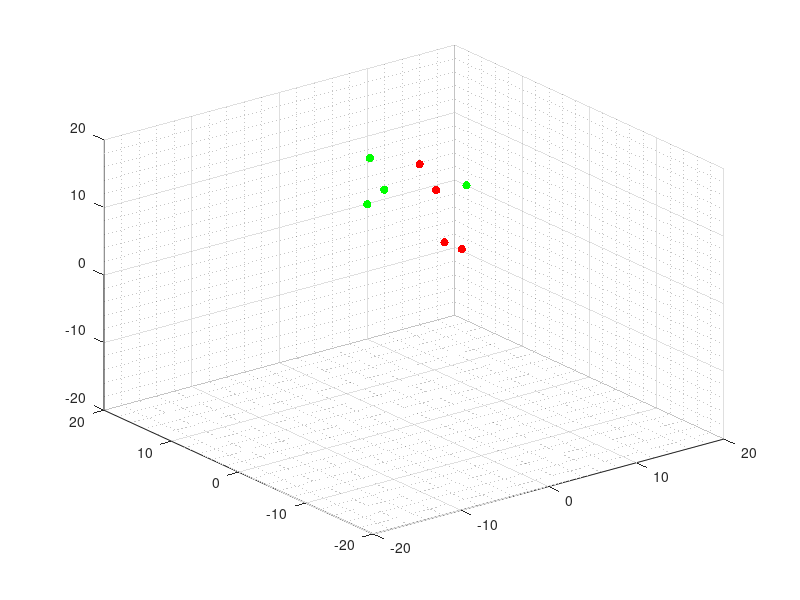

The MATLAB source for this figure: (Note: this script raises an error after producing the figure.)
% =========================================================================
% SIMULACIÓN DEL PROBLEMA DE RENDEZVOUS EN 3D
% =========================================================================
% Autor: Kenneth Andree Aldana Corado
% Última modificación: 08/09/2022
% Basado en: "Simulación de control de formación sin modificaciones"
% de Andrea Maybell Peña Echeverría
% (MODELO 0)
% =========================================================================
% El siguiente script implementa la simulación de la ecuación 
% de consenso para el caso del consenso en un punto.
% =========================================================================

%% Inicialización del mundo
gridsize = 20;
initsize = 15;
N = 8;
dt = 0.01;
T = 20;

% Inicialización de la posición de los agentes
X = initsize*rand(3,N);
Xi = X;

% Inicialización de la velocidad de los agentes
V = zeros(3,N);

%% Grafico de posición inicial de los agentes
%  Se utiliza distinción de color por agentes
%    Rojo:    agente 1
%    Verde:   agente 2
%    Azul:    agente 3
%    Negro:   agente 4
color = [255 0 0;
         255 0 0;
         255 0 0;
         255 0 0;
         0 255 0;
         0 255 0;
         0 255 0;
         0 255 0];    
agents = scatter3(X(1,:),X(2,:),X(3,:),[],color,'filled');
grid minor;
xlim([-gridsize, gridsize]);
ylim([-gridsize, gridsize]);
zlim([-gridsize, gridsize]);

%% Selección matriz y parámetros del sistema
d = MatrizF(2);    % matriz de formación
r = 5;               % radio agentes
R = 20;              % rango sensor
VelMax = 10;         % velocidad máxima

%% Inicialización de simulación
t = 0;
ciclos = 1;
historico = zeros(100*T,N);
hX = zeros(100*T,N);
hY = zeros(100*T,N);
hZ = zeros(100*T,N);
cambio = 0;

while(t < T)
    for i = 1:N
        E = 0;
        for j = 1:N
            dist = X(:,i)- X(:,j); % vector xi - xj
            mdist = norm(dist);    % norma euclidiana vector xi - xj
            dij = d(i,j);        % distancia deseada entre agentes i y j
            
            % Peso añadido a la ecuación de consenso
            if(mdist == 0)
                w = 0;
            else
                w = (mdist - dij)/mdist;
%                 switch cambio
%                     case 0              % inicio: acercar a los agentes sin chocar
%                         w = (mdist - (2*(r + 0.5)))/(mdist - (r + 0.5))^2;
%                     case {1,2}
%                         if (dij == 0)   % si no hay arista, se usa función "plana" como collision avoidance
%                             w = 0.018*sinh(1.8*mdist-8.4)/mdist; 
%                         else            % collision avoidance & formation control
%                             w = (4*(mdist - dij)*(mdist - r) - 2*(mdist - dij)^2)/(mdist*(mdist - r)^2); 
%                         end
%                 end
            end
            % Tensión de aristas entre agentes
            E = E + w.*dist;
        end
       
        % Actualización de velocidad
        V(:,i) = -1*E;

    end

    % Al llegar muy cerca de la posición deseada realizar cambio de control
    if(norm(V) < 0.2)
        cambio = cambio + 1;
    end
    % Actualización de la posición de los agentes
    X = X + V*dt;
    
    % Almacenamiento de variables para graficar
    for a = 1:N
        hX(ciclos,a)= X(1,a);
        hY(ciclos,a)= X(2,a);
        hZ(ciclos,a)= X(3,a);
    end
    historico(ciclos,:) = (sum(V.^2,1)).^0.5;
    
    % Se actualiza la gráfica, se muestra el movimiento y se incrementa el
    % tiempo
    agents.XData = X(1,:);
    agents.YData = X(2,:);
    agents.ZData = X(3,:);
    pause(dt);
    t = t + dt;
    ciclos = ciclos + 1;
end

figure(1);
plot(0:dt:T-0.01,historico);
xlabel('Tiempo (segundos)');
ylabel('Velocidad (unidades/segundo)');
ylim([-1,inf])

% trayectorias
figure(2);
hold on;
plot3(hX,hY,hZ,'--');
xlabel('Posición en eje X (unidades)');
ylabel('Posición en eje Y (unidades)');
zlabel('Posición en eje Z (unidades)');
scatter3(Xi(1,:),Xi(2,:),Xi(3,:),[], 'k');
scatter3(X(1,:),X(2,:),X(3,:),[], 'k', 'filled');
hold off;
